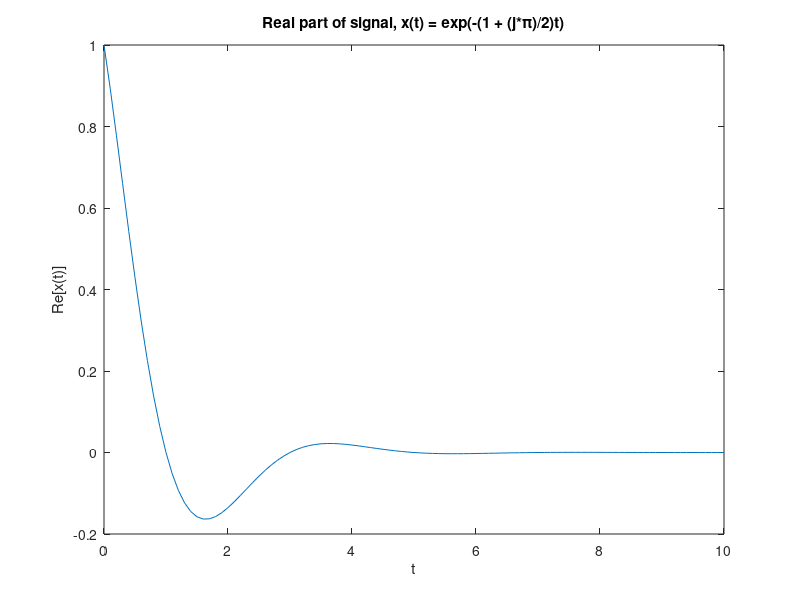

Here is the MATLAB script that generated this plot:
t=0:0.1:10; % forming a time access from 0 to 10 with 0.1 time steps
x=exp(-t).*cos((pi/2).*t);

plot(t,x);
title('Real part of signal, x(t) = exp(-(1 + (j*π)/2)t)')
xlabel('t')
ylabel('Re[x(t)]')